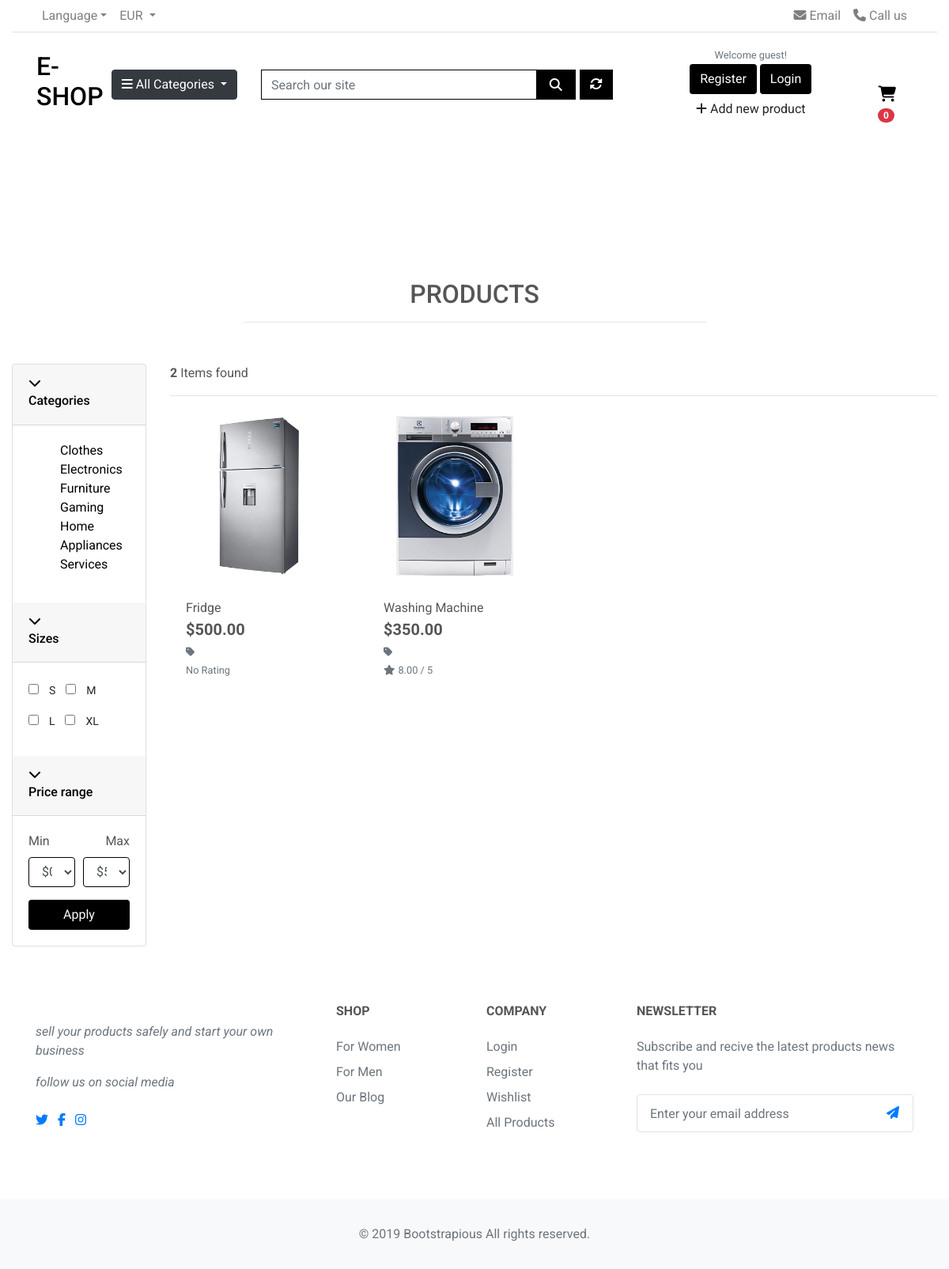
Screenshot of /products/home-appliances/ with the database file from the repository.
### products/models.py (models this page shows, shortened)
class Product(models.Model):
    category = models.ForeignKey('Category', null=True, blank=True,
                                 on_delete=models.SET_NULL)
    name = models.CharField(max_length=254, unique=True)
    slug = models.SlugField(max_length=254, unique=True)
    description = models.TextField()
    stock = models.IntegerField()
    is_available = models.BooleanField(default=True)
    price = models.DecimalField(max_digits=8, decimal_places=2)
    rating = models.DecimalField(max_digits=6, decimal_places=2, null=True,
                                 blank=True)
    image_url = models.URLField(max_length=1024, null=True, blank=True)
    image = models.ImageField(null=True, blank=True)
    created_date = models.DateTimeField(auto_now_add=True)
    updated_date = models.DateTimeField(auto_now=True)
    class Meta:
        ordering = ('name',)
        verbose_name = 'product'
        verbose_name_plural = 'products'

### products/views.py (the view)
# urls.py: path('', views.all_products, name='products'),
def all_products(request, category_slug=None):
    categories = None
    products = None
    if category_slug is not None:
        categories = get_object_or_404(Category, slug=category_slug)
        products = Product.objects.filter(category=categories, is_available=True)
        products_count = products.count()
    else:
        products = Product.objects.all().filter(is_available=True)  # Display only available products
        products_count = products.count()
    context = {
        'products': products,
        'products_count': products_count,
    }
    return render(request, 'products/products.html', context)

### products/templates/products/products.html (shortened to what this page needs)
{% extends 'base.html' %}
{% load static %}
{% block page_header %}
<div class="container header-container">
</div>
{% endblock %}
{% block content %}
<div class="container-fluid">
    <div class="row">
        <div class="col text-center mt-3">
            <h2 class="logo-font">Products</h2>
            <hr class="w-50 mb-1">
        </div>
    </div>
    <div class="row mt-5 ">
        <div class="col-lg-2">
            <div class="card filter-card">
                <div class="filter-group">
                    <div class="card-header">
                        <a href="#" data-toggle="collapse" data-target="#collapse_1" aria-expanded="true">
                            <i class="icon-control fa fa-chevron-down text-black"></i>
                            <h6 class="title text-black">Categories</h6>
                        </a>
                    </div>
                    <div class="filter-content collapse show" id="collapse_1">
                        <div class="card-body">
                            <ul class="list-menu">
                                <li><a href="#" class="text-black">Clothes</a></li>
                                <li><a href="#" class="text-black">Electronics</a></li>
                                <li><a href="#" class="text-black">Furniture</a></li>
                                <li><a href="#" class="text-black">Gaming</a></li>
                                <li><a href="#" class="text-black">Home Appliances</a></li>
                                <li><a href="#" class="text-black">Services</a></li>
                            </ul>
                        </div>
                    </div>
                </div>
                <div class="filter-group">
                    <div class="card-header">
                        <a href="#" data-toggle="collapse" data-target="#collapse_4" aria-expanded="true">
                            <i class="icon-control fa fa-chevron-down text-black"></i>
                            <h6 class="title text-black">Sizes </h6>
                        </a>
                    </div>
                    <div class="filter-content collapse show" id="collapse_4">
                        <div class="card-body">
                            <label class="checkbox-btn">
                                <input type="checkbox">
                                <span class="btn btn-sm"> S </span>
                            </label>
                            <label class="checkbox-btn">
                                <input type="checkbox">
                                <span class="btn btn-sm"> M </span>
                            </label>
                            <label class="checkbox-btn">
                                <input type="checkbox">
                                <span class="btn btn-sm"> L </span>
                            </label>
                            <label class="checkbox-btn">
                                <input type="checkbox">
                                <span class="btn btn-sm"> XL </span>
                            </label>
                        </div>
                    </div>
                    <div class="filter-group">
                        <div class="card-header">
                            <a href="#" data-toggle="collapse" data-target="#collapse_3" aria-expanded="true">
                                <i class="icon-control fa fa-chevron-down text-black"></i>
                                <h6 class="title text-black">Price range</h6>
                            </a>
                        </div>
                        <div class="filter-content collapse show" id="collapse_3">
                            <div class="card-body">
                                <div class="form-row">
                                    <div class="form-group col-md-6">
                                        <label>Min</label>
                                        <select class="mr-2 form-control border-black">
                                            <option value="0">$0</option>
                                        </select>
                                    </div>
                                    <div class="form-group text-right col-md-6">
                                        <label>Max</label>
                                        <select class="mr-2 form-control border-black">
                                            <option value="50">$50</option>
                                        </select>
                                    </div>
                                </div>
                                <button class="btn btn-block btn-black">Apply</button>
                            </div>
                        </div>
                    </div>
                </div>
            </div>
        </div>
        <div class="col-10">
            <div class="form-inline">
                <span class="mr-md-auto"><strong>{{ products_count }}</strong> Items found </span>
                <hr class="w-100">
            </div>
            <div class="row">
            {% for product in products %}
                <div class="col-sm-12 col-md-8 col-lg-3 col-xl-3">
                    <div class="card border-0">
                        {% if product.image %}
                        <a href="#">
                            <img class="card-img-top img-fluid" src="{{ product.image.url }}" alt="{{ product.name }}" style="max-height: 350px;">
                        </a>
                        {% else %}
                        <a href="#">
                            <img class="card-img-top img-fluid" src="/media/noimage.png" alt="{{ product.name }}">
                        </a>
                        {% endif %}
                        <div class="card-body pb-0">
                            <p class="mb-0">{{ product.name }}</p>
                        </div>
                        <div class="card-footer bg-white pt-0 border-0 text-left">
                            <div class="row">
                                <div class="col">
                                    <p class="lead mb-0 text-left font-weight-bold">${{ product.price }}</p>
                                    {% if product.category %}
                                        <p class="small mt-1 mb-0">
                                            <a class="text-muted" href="{% url 'products' %}?category={{ product.category.name }}">
                                                <i class="fas fa-tag mr-1"></i>{{ product.category.friendly_name }}
                                            </a>
                                        </p>
                                    {% endif %}
                                    {% if product.rating %}
                                        <small class="text-muted"><i class="fas fa-star mr-1"></i>{{ product.rating }} / 5</small>
                                    {% else %}
                                        <small class="text-muted">No Rating</small>
                                    {% endif %}
                                </div>
                            </div>
                        </div>
                    </div>
                </div>
        {% endfor %}
            </div>
        </div>
    </div>
</div>
{% endblock %}

### static/css/base.css (style rules this page uses)
html { height: 100%; }
body { background: url('/media/homepage_background.jpg') no-repeat center center fixed; background-size: cover; height: calc(100vh - 164px); color: #555; font-family: 'Roboto'; }
.logo-font { text-transform: uppercase; }
.text-black { color: #000 !important; }
.border-black { border: 1px solid black !important; }
.btn-black { background: black; color: white; }
.list-menu li { list-style: none; color: #000!important; }
@media (min-width: 992px) { .header-container { padding-top: 164px; } }

### rows the page displays
Product: image (picture), name "Fridge", price "500.00", shows "No Rating"
Product: image (picture), name "Washing Machine", price "350.00", rating "8.00"

### other values shown
{{ products_count }} "2"
